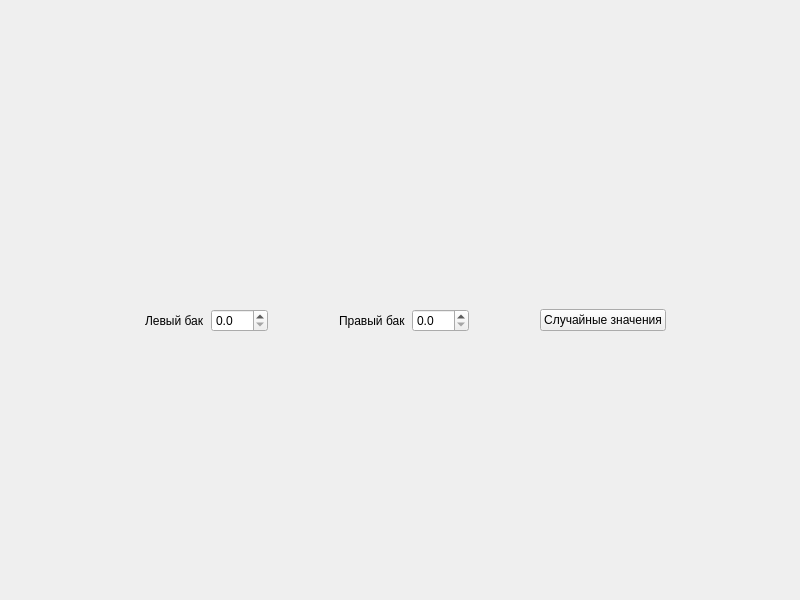
<?xml version="1.0" encoding="UTF-8"?>
<ui version="4.0">
 <class>MainWindow</class>
 <widget class="QMainWindow" name="MainWindow">
  <property name="geometry">
   <rect>
    <x>0</x>
    <y>0</y>
    <width>800</width>
    <height>600</height>
   </rect>
  </property>
  <property name="minimumSize">
   <size>
    <width>450</width>
    <height>300</height>
   </size>
  </property>
  <property name="windowTitle">
   <string>Топливная система</string>
  </property>
  <widget class="QWidget" name="centralwidget">
   <widget class="QWidget" name="verticalLayoutWidget">
    <property name="geometry">
     <rect>
      <x>140</x>
      <y>150</y>
      <width>531</width>
      <height>321</height>
     </rect>
    </property>
    <layout class="QVBoxLayout" name="verticalLayout" stretch="1,0">
     <property name="leftMargin">
      <number>5</number>
     </property>
     <property name="topMargin">
      <number>5</number>
     </property>
     <property name="rightMargin">
      <number>5</number>
     </property>
     <property name="bottomMargin">
      <number>5</number>
     </property>
     <item>
      <layout class="QVBoxLayout" name="vlView">
       <property name="leftMargin">
        <number>10</number>
       </property>
       <property name="topMargin">
        <number>10</number>
       </property>
       <property name="rightMargin">
        <number>10</number>
       </property>
       <property name="bottomMargin">
        <number>10</number>
       </property>
      </layout>
     </item>
     <item>
      <layout class="QGridLayout" name="gridLayout" columnstretch="0,0,0,0,0,0,0">
       <item row="0" column="2">
        <spacer name="horizontalSpacer">
         <property name="orientation">
          <enum>Qt::Horizontal</enum>
         </property>
         <property name="sizeHint" stdset="0">
          <size>
           <width>40</width>
           <height>20</height>
          </size>
         </property>
        </spacer>
       </item>
       <item row="0" column="3">
        <widget class="QLabel" name="label_2">
         <property name="text">
          <string>Правый бак</string>
         </property>
        </widget>
       </item>
       <item row="0" column="6">
        <widget class="QPushButton" name="pbRandom">
         <property name="text">
          <string>Случайные значения</string>
         </property>
        </widget>
       </item>
       <item row="0" column="5">
        <spacer name="horizontalSpacer_2">
         <property name="orientation">
          <enum>Qt::Horizontal</enum>
         </property>
         <property name="sizeHint" stdset="0">
          <size>
           <width>40</width>
           <height>20</height>
          </size>
         </property>
        </spacer>
       </item>
       <item row="0" column="0">
        <widget class="QLabel" name="label">
         <property name="text">
          <string>Левый бак</string>
         </property>
        </widget>
       </item>
       <item row="0" column="4">
        <widget class="QDoubleSpinBox" name="dsbV2">
         <property name="accelerated">
          <bool>true</bool>
         </property>
         <property name="decimals">
          <number>1</number>
         </property>
         <property name="singleStep">
          <double>0.100000000000000</double>
         </property>
        </widget>
       </item>
       <item row="0" column="1">
        <widget class="QDoubleSpinBox" name="dsbV1">
         <property name="accelerated">
          <bool>true</bool>
         </property>
         <property name="decimals">
          <number>1</number>
         </property>
         <property name="singleStep">
          <double>0.100000000000000</double>
         </property>
        </widget>
       </item>
      </layout>
     </item>
    </layout>
   </widget>
  </widget>
 </widget>
 <resources/>
 <connections/>
</ui>
